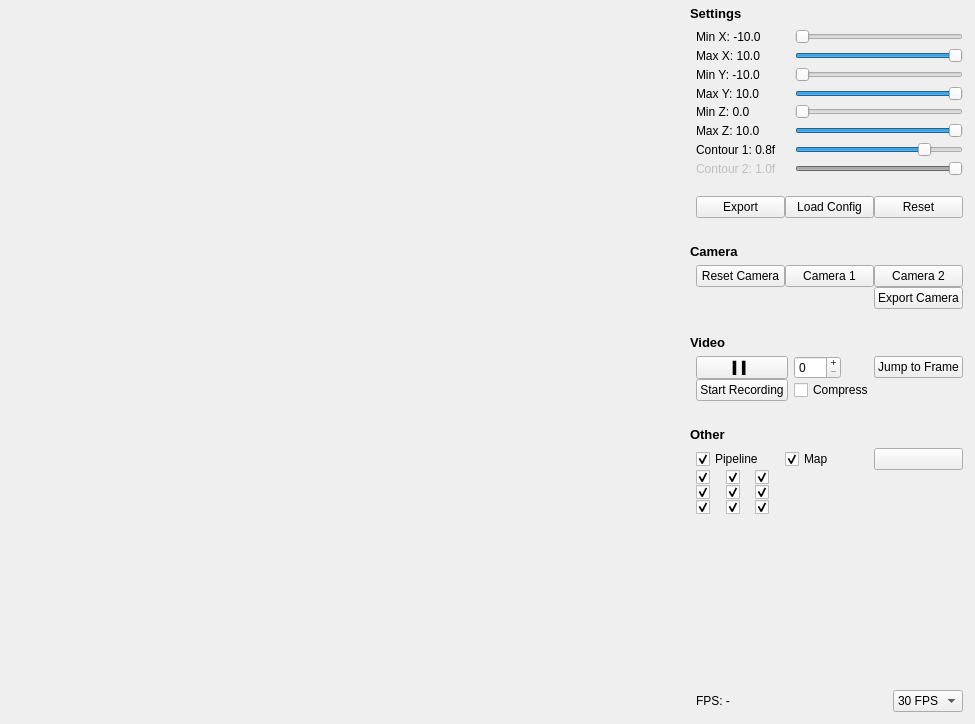
<?xml version="1.0" encoding="UTF-8"?>
<ui version="4.0">
 <class>MainWindow</class>
 <widget class="QWidget" name="MainWindow">
  <property name="geometry">
   <rect>
    <x>0</x>
    <y>0</y>
    <width>975</width>
    <height>724</height>
   </rect>
  </property>
  <property name="windowTitle">
   <string>CDP Tests</string>
  </property>
  <layout class="QGridLayout" name="gridLayout" rowstretch="0" columnstretch="2,0">
   <property name="leftMargin">
    <number>0</number>
   </property>
   <property name="topMargin">
    <number>0</number>
   </property>
   <property name="rightMargin">
    <number>0</number>
   </property>
   <property name="bottomMargin">
    <number>0</number>
   </property>
   <property name="spacing">
    <number>0</number>
   </property>
   <item row="0" column="0">
    <widget class="MainGLWidget" name="mainGLWidget" native="true">
     <property name="enabled">
      <bool>true</bool>
     </property>
    </widget>
   </item>
   <item row="0" column="1">
    <layout class="QVBoxLayout" name="verticalLayout">
     <property name="leftMargin">
      <number>6</number>
     </property>
     <property name="topMargin">
      <number>6</number>
     </property>
     <property name="rightMargin">
      <number>6</number>
     </property>
     <property name="bottomMargin">
      <number>6</number>
     </property>
     <item>
      <widget class="QLabel" name="label">
       <property name="font">
        <font>
         <pointsize>10</pointsize>
         <weight>75</weight>
         <bold>true</bold>
        </font>
       </property>
       <property name="text">
        <string>Settings</string>
       </property>
      </widget>
     </item>
     <item>
      <layout class="QGridLayout" name="gridLayout_2">
       <property name="leftMargin">
        <number>6</number>
       </property>
       <property name="topMargin">
        <number>6</number>
       </property>
       <property name="rightMargin">
        <number>6</number>
       </property>
       <property name="bottomMargin">
        <number>6</number>
       </property>
       <item row="2" column="2">
        <widget class="QSlider" name="thresholdMaxXSlider">
         <property name="minimum">
          <number>-100</number>
         </property>
         <property name="maximum">
          <number>100</number>
         </property>
         <property name="value">
          <number>100</number>
         </property>
         <property name="orientation">
          <enum>Qt::Horizontal</enum>
         </property>
        </widget>
       </item>
       <item row="6" column="0">
        <widget class="QLabel" name="thresholdMaxZLabel">
         <property name="text">
          <string>Max Z: 10.0</string>
         </property>
        </widget>
       </item>
       <item row="6" column="1">
        <spacer name="verticalSpacer_4">
         <property name="orientation">
          <enum>Qt::Vertical</enum>
         </property>
         <property name="sizeHint" stdset="0">
          <size>
           <width>6</width>
           <height>6</height>
          </size>
         </property>
        </spacer>
       </item>
       <item row="5" column="0">
        <widget class="QLabel" name="thresholdMinZLabel">
         <property name="text">
          <string>Min Z: 0.0</string>
         </property>
        </widget>
       </item>
       <item row="4" column="1">
        <spacer name="verticalSpacer_3">
         <property name="orientation">
          <enum>Qt::Vertical</enum>
         </property>
         <property name="sizeHint" stdset="0">
          <size>
           <width>6</width>
           <height>6</height>
          </size>
         </property>
        </spacer>
       </item>
       <item row="2" column="0">
        <widget class="QLabel" name="thresholdMaxXLabel">
         <property name="text">
          <string>Max X: 10.0</string>
         </property>
        </widget>
       </item>
       <item row="5" column="1">
        <spacer name="verticalSpacer_11">
         <property name="orientation">
          <enum>Qt::Vertical</enum>
         </property>
         <property name="sizeHint" stdset="0">
          <size>
           <width>6</width>
           <height>6</height>
          </size>
         </property>
        </spacer>
       </item>
       <item row="7" column="2">
        <widget class="QSlider" name="contourThreshold1Slider">
         <property name="maximum">
          <number>100</number>
         </property>
         <property name="value">
          <number>80</number>
         </property>
         <property name="orientation">
          <enum>Qt::Horizontal</enum>
         </property>
        </widget>
       </item>
       <item row="3" column="0">
        <widget class="QLabel" name="thresholdMinYLabel">
         <property name="text">
          <string>Min Y: -10.0</string>
         </property>
        </widget>
       </item>
       <item row="6" column="2">
        <widget class="QSlider" name="thresholdMaxZSlider">
         <property name="maximum">
          <number>100</number>
         </property>
         <property name="value">
          <number>100</number>
         </property>
         <property name="orientation">
          <enum>Qt::Horizontal</enum>
         </property>
        </widget>
       </item>
       <item row="1" column="0">
        <widget class="QLabel" name="thresholdMinXLabel">
         <property name="lineWidth">
          <number>1</number>
         </property>
         <property name="text">
          <string>Min X: -10.0</string>
         </property>
         <property name="wordWrap">
          <bool>false</bool>
         </property>
        </widget>
       </item>
       <item row="3" column="1">
        <spacer name="verticalSpacer_8">
         <property name="orientation">
          <enum>Qt::Vertical</enum>
         </property>
         <property name="sizeHint" stdset="0">
          <size>
           <width>6</width>
           <height>6</height>
          </size>
         </property>
        </spacer>
       </item>
       <item row="5" column="2">
        <widget class="QSlider" name="thresholdMinZSlider">
         <property name="maximum">
          <number>100</number>
         </property>
         <property name="orientation">
          <enum>Qt::Horizontal</enum>
         </property>
        </widget>
       </item>
       <item row="3" column="2">
        <widget class="QSlider" name="thresholdMinYSlider">
         <property name="minimum">
          <number>-100</number>
         </property>
         <property name="maximum">
          <number>100</number>
         </property>
         <property name="value">
          <number>-100</number>
         </property>
         <property name="orientation">
          <enum>Qt::Horizontal</enum>
         </property>
        </widget>
       </item>
       <item row="4" column="2">
        <widget class="QSlider" name="thresholdMaxYSlider">
         <property name="minimum">
          <number>-100</number>
         </property>
         <property name="maximum">
          <number>100</number>
         </property>
         <property name="value">
          <number>100</number>
         </property>
         <property name="orientation">
          <enum>Qt::Horizontal</enum>
         </property>
        </widget>
       </item>
       <item row="7" column="1">
        <spacer name="verticalSpacer">
         <property name="orientation">
          <enum>Qt::Vertical</enum>
         </property>
         <property name="sizeHint" stdset="0">
          <size>
           <width>6</width>
           <height>6</height>
          </size>
         </property>
        </spacer>
       </item>
       <item row="1" column="1">
        <spacer name="verticalSpacer_5">
         <property name="orientation">
          <enum>Qt::Vertical</enum>
         </property>
         <property name="sizeHint" stdset="0">
          <size>
           <width>6</width>
           <height>6</height>
          </size>
         </property>
        </spacer>
       </item>
       <item row="4" column="0">
        <widget class="QLabel" name="thresholdMaxYLabel">
         <property name="text">
          <string>Max Y: 10.0</string>
         </property>
        </widget>
       </item>
       <item row="1" column="2">
        <widget class="QSlider" name="thresholdMinXSlider">
         <property name="minimum">
          <number>-100</number>
         </property>
         <property name="maximum">
          <number>100</number>
         </property>
         <property name="value">
          <number>-100</number>
         </property>
         <property name="orientation">
          <enum>Qt::Horizontal</enum>
         </property>
        </widget>
       </item>
       <item row="2" column="1">
        <spacer name="verticalSpacer_6">
         <property name="orientation">
          <enum>Qt::Vertical</enum>
         </property>
         <property name="sizeHint" stdset="0">
          <size>
           <width>6</width>
           <height>6</height>
          </size>
         </property>
        </spacer>
       </item>
       <item row="7" column="0">
        <widget class="QLabel" name="contourThreshold1Label">
         <property name="text">
          <string>Contour 1: 0.8f</string>
         </property>
        </widget>
       </item>
       <item row="8" column="0">
        <widget class="QLabel" name="contourThreshold2Label">
         <property name="enabled">
          <bool>false</bool>
         </property>
         <property name="text">
          <string>Contour 2: 1.0f</string>
         </property>
        </widget>
       </item>
       <item row="8" column="2">
        <widget class="QSlider" name="contourThreshold2Slider">
         <property name="enabled">
          <bool>false</bool>
         </property>
         <property name="maximum">
          <number>100</number>
         </property>
         <property name="value">
          <number>100</number>
         </property>
         <property name="orientation">
          <enum>Qt::Horizontal</enum>
         </property>
        </widget>
       </item>
       <item row="8" column="1">
        <layout class="QGridLayout" name="gridLayout_3">
         <property name="sizeConstraint">
          <enum>QLayout::SetDefaultConstraint</enum>
         </property>
         <property name="leftMargin">
          <number>6</number>
         </property>
         <property name="topMargin">
          <number>6</number>
         </property>
         <property name="rightMargin">
          <number>6</number>
         </property>
         <property name="bottomMargin">
          <number>6</number>
         </property>
         <item row="0" column="1">
          <spacer name="verticalSpacer_2">
           <property name="orientation">
            <enum>Qt::Vertical</enum>
           </property>
           <property name="sizeHint" stdset="0">
            <size>
             <width>6</width>
             <height>6</height>
            </size>
           </property>
          </spacer>
         </item>
        </layout>
       </item>
      </layout>
     </item>
     <item>
      <spacer name="verticalSpacer_9">
       <property name="orientation">
        <enum>Qt::Vertical</enum>
       </property>
       <property name="sizeType">
        <enum>QSizePolicy::Fixed</enum>
       </property>
       <property name="sizeHint" stdset="0">
        <size>
         <width>20</width>
         <height>6</height>
        </size>
       </property>
      </spacer>
     </item>
     <item>
      <layout class="QGridLayout" name="gridLayout_9">
       <property name="leftMargin">
        <number>6</number>
       </property>
       <property name="topMargin">
        <number>6</number>
       </property>
       <property name="rightMargin">
        <number>6</number>
       </property>
       <property name="bottomMargin">
        <number>6</number>
       </property>
       <item row="0" column="1">
        <widget class="QPushButton" name="loadSettingsButton">
         <property name="text">
          <string>Load Config</string>
         </property>
        </widget>
       </item>
       <item row="0" column="0">
        <widget class="QPushButton" name="exportSettingsButton">
         <property name="sizePolicy">
          <sizepolicy hsizetype="Minimum" vsizetype="Fixed">
           <horstretch>0</horstretch>
           <verstretch>0</verstretch>
          </sizepolicy>
         </property>
         <property name="text">
          <string>Export</string>
         </property>
        </widget>
       </item>
       <item row="0" column="2">
        <widget class="QPushButton" name="resetSettingsButton">
         <property name="sizePolicy">
          <sizepolicy hsizetype="Minimum" vsizetype="Fixed">
           <horstretch>0</horstretch>
           <verstretch>0</verstretch>
          </sizepolicy>
         </property>
         <property name="text">
          <string>Reset</string>
         </property>
        </widget>
       </item>
      </layout>
     </item>
     <item>
      <spacer name="horizontalSpacer_2">
       <property name="orientation">
        <enum>Qt::Horizontal</enum>
       </property>
       <property name="sizeHint" stdset="0">
        <size>
         <width>40</width>
         <height>20</height>
        </size>
       </property>
      </spacer>
     </item>
     <item>
      <widget class="QLabel" name="label_5">
       <property name="font">
        <font>
         <pointsize>10</pointsize>
         <weight>75</weight>
         <bold>true</bold>
        </font>
       </property>
       <property name="text">
        <string>Camera</string>
       </property>
      </widget>
     </item>
     <item>
      <layout class="QGridLayout" name="gridLayout_8">
       <property name="leftMargin">
        <number>6</number>
       </property>
       <property name="topMargin">
        <number>6</number>
       </property>
       <property name="rightMargin">
        <number>6</number>
       </property>
       <property name="bottomMargin">
        <number>6</number>
       </property>
       <item row="0" column="2">
        <widget class="QPushButton" name="camera2Button">
         <property name="text">
          <string>Camera 2</string>
         </property>
        </widget>
       </item>
       <item row="0" column="0">
        <widget class="QPushButton" name="resetCameraButton">
         <property name="text">
          <string>Reset Camera</string>
         </property>
        </widget>
       </item>
       <item row="0" column="1">
        <widget class="QPushButton" name="camera1Button">
         <property name="text">
          <string>Camera 1</string>
         </property>
        </widget>
       </item>
       <item row="1" column="2">
        <widget class="QPushButton" name="exportCameraButton">
         <property name="text">
          <string>Export Camera</string>
         </property>
        </widget>
       </item>
      </layout>
     </item>
     <item>
      <spacer name="horizontalSpacer">
       <property name="orientation">
        <enum>Qt::Horizontal</enum>
       </property>
       <property name="sizeHint" stdset="0">
        <size>
         <width>40</width>
         <height>20</height>
        </size>
       </property>
      </spacer>
     </item>
     <item>
      <widget class="QLabel" name="label_2">
       <property name="font">
        <font>
         <pointsize>10</pointsize>
         <weight>75</weight>
         <bold>true</bold>
        </font>
       </property>
       <property name="text">
        <string>Video</string>
       </property>
      </widget>
     </item>
     <item>
      <layout class="QGridLayout" name="gridLayout_5">
       <property name="leftMargin">
        <number>6</number>
       </property>
       <property name="topMargin">
        <number>6</number>
       </property>
       <property name="rightMargin">
        <number>6</number>
       </property>
       <property name="bottomMargin">
        <number>6</number>
       </property>
       <item row="1" column="0">
        <widget class="QPushButton" name="playPauseButton">
         <property name="text">
          <string>▍▍</string>
         </property>
        </widget>
       </item>
       <item row="2" column="1">
        <spacer name="horizontalSpacer_3">
         <property name="orientation">
          <enum>Qt::Horizontal</enum>
         </property>
         <property name="sizeType">
          <enum>QSizePolicy::Fixed</enum>
         </property>
         <property name="sizeHint" stdset="0">
          <size>
           <width>6</width>
           <height>20</height>
          </size>
         </property>
        </spacer>
       </item>
       <item row="1" column="1">
        <spacer name="horizontalSpacer_6">
         <property name="orientation">
          <enum>Qt::Horizontal</enum>
         </property>
         <property name="sizeType">
          <enum>QSizePolicy::Fixed</enum>
         </property>
         <property name="sizeHint" stdset="0">
          <size>
           <width>6</width>
           <height>20</height>
          </size>
         </property>
        </spacer>
       </item>
       <item row="1" column="3">
        <widget class="QPushButton" name="jumpToFrameButton">
         <property name="text">
          <string>Jump to Frame</string>
         </property>
        </widget>
       </item>
       <item row="2" column="0">
        <widget class="QPushButton" name="recordVideoPushButton">
         <property name="text">
          <string>Start Recording</string>
         </property>
        </widget>
       </item>
       <item row="1" column="2">
        <widget class="QSpinBox" name="jumpToFrameSpinBox">
         <property name="sizePolicy">
          <sizepolicy hsizetype="Fixed" vsizetype="Fixed">
           <horstretch>0</horstretch>
           <verstretch>0</verstretch>
          </sizepolicy>
         </property>
         <property name="buttonSymbols">
          <enum>QAbstractSpinBox::PlusMinus</enum>
         </property>
         <property name="maximum">
          <number>999</number>
         </property>
        </widget>
       </item>
       <item row="2" column="2">
        <widget class="QCheckBox" name="compressVideoRecordingCheckbox">
         <property name="text">
          <string>Compress</string>
         </property>
        </widget>
       </item>
      </layout>
     </item>
     <item>
      <spacer name="horizontalSpacer_5">
       <property name="orientation">
        <enum>Qt::Horizontal</enum>
       </property>
       <property name="sizeHint" stdset="0">
        <size>
         <width>40</width>
         <height>20</height>
        </size>
       </property>
      </spacer>
     </item>
     <item>
      <widget class="QLabel" name="label_4">
       <property name="font">
        <font>
         <pointsize>10</pointsize>
         <weight>75</weight>
         <bold>true</bold>
        </font>
       </property>
       <property name="text">
        <string>Other</string>
       </property>
      </widget>
     </item>
     <item>
      <layout class="QGridLayout" name="gridLayout_4">
       <property name="leftMargin">
        <number>6</number>
       </property>
       <property name="topMargin">
        <number>6</number>
       </property>
       <property name="rightMargin">
        <number>6</number>
       </property>
       <property name="bottomMargin">
        <number>6</number>
       </property>
       <item row="2" column="1">
        <widget class="QCheckBox" name="mapCheckBox">
         <property name="text">
          <string>Map</string>
         </property>
         <property name="checked">
          <bool>true</bool>
         </property>
        </widget>
       </item>
       <item row="3" column="0">
        <layout class="QGridLayout" name="gridLayout_6">
         <property name="leftMargin">
          <number>0</number>
         </property>
         <property name="topMargin">
          <number>0</number>
         </property>
         <property name="rightMargin">
          <number>0</number>
         </property>
         <property name="bottomMargin">
          <number>0</number>
         </property>
         <item row="0" column="2">
          <widget class="QCheckBox" name="pipelineTask3Checkbox">
           <property name="text">
            <string/>
           </property>
           <property name="checked">
            <bool>true</bool>
           </property>
          </widget>
         </item>
         <item row="1" column="2">
          <widget class="QCheckBox" name="pipelineTask6Checkbox">
           <property name="text">
            <string/>
           </property>
           <property name="checked">
            <bool>true</bool>
           </property>
          </widget>
         </item>
         <item row="1" column="0">
          <widget class="QCheckBox" name="pipelineTask4Checkbox">
           <property name="text">
            <string/>
           </property>
           <property name="checked">
            <bool>true</bool>
           </property>
          </widget>
         </item>
         <item row="0" column="1">
          <widget class="QCheckBox" name="pipelineTask2Checkbox">
           <property name="text">
            <string/>
           </property>
           <property name="checked">
            <bool>true</bool>
           </property>
          </widget>
         </item>
         <item row="0" column="0">
          <widget class="QCheckBox" name="pipelineTask1Checkbox">
           <property name="text">
            <string/>
           </property>
           <property name="checked">
            <bool>true</bool>
           </property>
          </widget>
         </item>
         <item row="1" column="1">
          <widget class="QCheckBox" name="pipelineTask5Checkbox">
           <property name="text">
            <string/>
           </property>
           <property name="checked">
            <bool>true</bool>
           </property>
          </widget>
         </item>
         <item row="2" column="0">
          <widget class="QCheckBox" name="pipelineTask7Checkbox">
           <property name="text">
            <string/>
           </property>
           <property name="checked">
            <bool>true</bool>
           </property>
          </widget>
         </item>
         <item row="2" column="1">
          <widget class="QCheckBox" name="pipelineTask8Checkbox">
           <property name="text">
            <string/>
           </property>
           <property name="checked">
            <bool>true</bool>
           </property>
          </widget>
         </item>
         <item row="2" column="2">
          <widget class="QCheckBox" name="pipelineTask9Checkbox">
           <property name="text">
            <string/>
           </property>
           <property name="checked">
            <bool>true</bool>
           </property>
          </widget>
         </item>
        </layout>
       </item>
       <item row="2" column="0">
        <widget class="QCheckBox" name="pipelineCheckBox">
         <property name="text">
          <string>Pipeline</string>
         </property>
         <property name="checked">
          <bool>true</bool>
         </property>
        </widget>
       </item>
       <item row="2" column="2">
        <widget class="QPushButton" name="testButton">
         <property name="sizePolicy">
          <sizepolicy hsizetype="Minimum" vsizetype="Fixed">
           <horstretch>0</horstretch>
           <verstretch>0</verstretch>
          </sizepolicy>
         </property>
         <property name="autoFillBackground">
          <bool>false</bool>
         </property>
         <property name="text">
          <string/>
         </property>
        </widget>
       </item>
      </layout>
     </item>
     <item>
      <spacer name="verticalSpacer_7">
       <property name="orientation">
        <enum>Qt::Vertical</enum>
       </property>
       <property name="sizeHint" stdset="0">
        <size>
         <width>20</width>
         <height>150</height>
        </size>
       </property>
      </spacer>
     </item>
     <item>
      <layout class="QGridLayout" name="gridLayout_7">
       <property name="leftMargin">
        <number>6</number>
       </property>
       <property name="topMargin">
        <number>6</number>
       </property>
       <property name="rightMargin">
        <number>6</number>
       </property>
       <property name="bottomMargin">
        <number>6</number>
       </property>
       <item row="1" column="2">
        <widget class="QComboBox" name="fpsComboBox">
         <property name="sizePolicy">
          <sizepolicy hsizetype="Fixed" vsizetype="Fixed">
           <horstretch>0</horstretch>
           <verstretch>0</verstretch>
          </sizepolicy>
         </property>
         <item>
          <property name="text">
           <string comment="fps30">30 FPS</string>
          </property>
         </item>
         <item>
          <property name="text">
           <string comment="fps60">60 FPS</string>
          </property>
         </item>
        </widget>
       </item>
       <item row="1" column="0">
        <widget class="QLabel" name="fpsLabel">
         <property name="layoutDirection">
          <enum>Qt::RightToLeft</enum>
         </property>
         <property name="text">
          <string>FPS: -</string>
         </property>
        </widget>
       </item>
       <item row="1" column="1">
        <widget class="QLabel" name="currentFrameLabel">
         <property name="text">
          <string/>
         </property>
        </widget>
       </item>
      </layout>
     </item>
    </layout>
   </item>
  </layout>
 </widget>
 <customwidgets>
  <customwidget>
   <class>MainGLWidget</class>
   <extends>QWidget</extends>
   <header location="global">mainglwidget.h</header>
  </customwidget>
 </customwidgets>
 <resources/>
 <connections/>
</ui>
